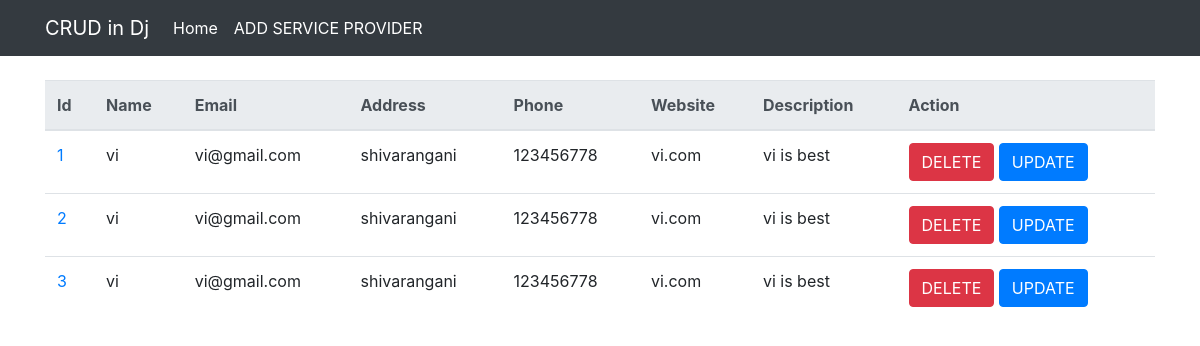
/serviceprovider/view/, run on the app's committed database.
### serviceprovider/models.py (models this page shows)
class ServiceProvider(models.Model):
    name = models.CharField(max_length=200)
    address = models.CharField(max_length=200)
    email = models.EmailField(max_length=200)
    phone = models.CharField(max_length=200)
    website = models.CharField(max_length=200)
    description = models.TextField()
    created_at = models.DateTimeField(auto_now_add=True)
    updated_at = models.DateTimeField(auto_now=True)
    class Meta():
        db_table = 'service_provider'

### serviceprovider/views.py (the view)
# urls.py: path('view/',Listserviceprovider.as_view(), name = 'list_serviceprovider'),
class Listserviceprovider(ListView):
    model = ServiceProvider
    serviceproviders = model.objects.all()
    context_object_name = 'serviceproviders'
    template_name = "serviceprovider/list_serviceprovider.html"

### templates/serviceprovider/list_serviceprovider.html
{% extends "base.html" %}
{% block container %}
<table class="table">
    <tr>
        <thead class="thead-light">
            <tr>
                <th scope="col">Id</th>
                <th scope="col">Name</th>
                <th scope="col">Email</th>
                <th scope="col">Address</th>
                <th scope="col">Phone</th>
                <th scope="col">Website</th>
                <th scope="col">Description</th>
                <th scope="col">Action</th>
            </tr>
        </thead>
        <tbody>
            {% for serviceprovider in serviceproviders %}
            <tr>
                <td><a href="{%url 'detail_serviceprovider' serviceprovider.pk%}">{{serviceprovider.id}}</a></td>
                <td>{{serviceprovider.name}}</td>
                <td>{{serviceprovider.email}}</td>
                <td>{{serviceprovider.address}}</td>
                <td>{{serviceprovider.phone}}</td>
                <td>{{serviceprovider.website}}</td>
                <td>{{serviceprovider.description}}</td>
                <td>
                    <a href="{%url 'delete_serviceprovider' serviceprovider.pk%}" class = 'btn btn-danger'>DELETE</a>
                    <a href="{%url 'update_serviceprovider' serviceprovider.pk%}" class = 'btn btn-primary'>UPDATE</a>
                </td>
            </tr>
            {% endfor %}
        </tbody>
</table>
{% endblock %}

### templates/base.html (shortened to what this page needs)
<!DOCTYPE html>
<html>
<head>
  {% block css %}
  <link rel="stylesheet" href="https://stackpath.bootstrapcdn.com/bootstrap/4.3.1/css/bootstrap.min.css">
  {% endblock %}
</head>
<body>
  {% block navbar %}
  <nav class="navbar navbar-expand-lg navbar-dark bg-dark">
    <div class="container">
      <a class="navbar-brand" href="#">CRUD in Dj</a>
      <div class="collapse navbar-collapse" id="navbarSupportedContent">
        <ul class="navbar-nav mr-auto">
          <li class="nav-item active">
            <a class="nav-link" href="{% url 'list_serviceprovider' %}">Home</a>
          </li>
          <li class="nav-item active">
            <a class="nav-link" href="{% url 'add_serviceprovider' %}">ADD SERVICE PROVIDER</a>
          </li>
        </ul>
      </div>
    </div>
  </nav>
  {% endblock %}
  <div class="container mt-4">
  {% block container %}
  {% endblock %}
  </div>
</body>
</html>

### data on the page
ServiceProvider: id "1", name "vi", email "vi@gmail.com", address "shivarangani", phone "123456778", website "vi.com", description "vi is best"
ServiceProvider: id "2", name "vi", email "vi@gmail.com", address "shivarangani", phone "123456778", website "vi.com", description "vi is best"
ServiceProvider: id "3", name "vi", email "vi@gmail.com", address "shivarangani", phone "123456778", website "vi.com", description "vi is best"
